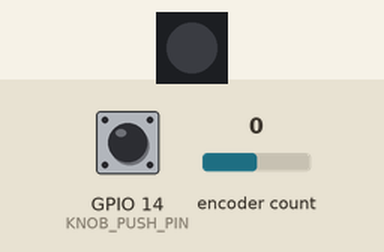
Recording of a program running on a simulated ESP8266 (NodeMCU). Parts: 1 RGB LEDs in strip order, left to right. Inputs (shaded band) come from the test bench; at power-on: encoder count 0, GPIO 14 (KNOB_PUSH_PIN) HIGH. Dim RGB values are drawn brighter than linear; EEPROM starts erased.

Above: at 1.2 s.
1.3 s: encoder count set to 1
At 2.2 s:
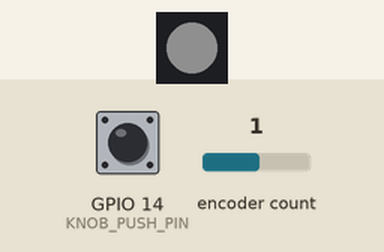
2.8 s: encoder count set to 2
At 3.3 s:
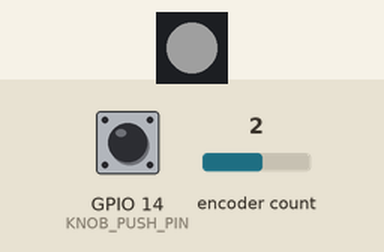
4.3 s: encoder count set to 3
At 5.7 s:
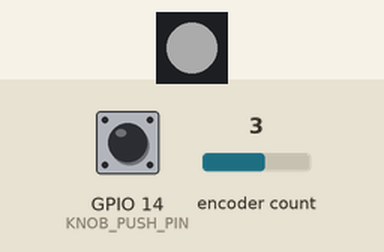
Timing chart, 0 to 7.3 s (numbered marks = the images above; inputs shaded):
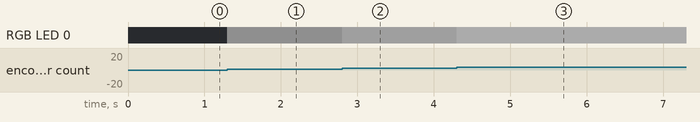

The program:

main.cpp
```cpp
#include <Arduino.h>
#include <ESP8266WiFi.h>
#include <Adafruit_NeoPixel.h>
#include <EEPROM.h>

#define ENCODER_DO_NOT_USE_INTERRUPTS
#include <Encoder.h>

// Settings
#define NUM_LEDS 1
#define KNOB_PUSH_PIN 14
#define ENCODER_PIN_A 4
#define ENCODER_PIN_B 5
#define LED_PIN 0
#define DEBOUNCE_DELAY 50
#define KNOB_MODE_IDLE_TIMEOUT 1000 * 10 // 10 seconds

// Knob modes
#define MODE_SET_H 0
#define MODE_SET_S 1
#define MODE_SET_V 2

Adafruit_NeoPixel strip = Adafruit_NeoPixel(NUM_LEDS, LED_PIN, NEO_GRBW + NEO_KHZ800);

// rotary encoder
Encoder knobLeft(ENCODER_PIN_A, ENCODER_PIN_B);
int32_t oldEncoderValue = 0;
uint8_t knobMode = MODE_SET_V;

// button
int8_t lastButtonState = HIGH;
int8_t buttonState = HIGH;
int lastDebounceTime = 0;

// persistent state
struct PersistentState {
  uint8_t colorH;
  int16_t colorS;
  int16_t colorV;
} persistentState;
int32_t lastEepromCommit = 0;

int32_t idleSince = 0;

int32_t clamp(int32_t v, int32_t lo, int32_t hi) {
  return max(min(v, hi), lo);
}

void updateColor() {
  uint8_t brightness = max((int16_t)0, persistentState.colorV);
  uint32_t color;

  if (persistentState.colorS < 0) {
    color = strip.Color(0, 0, 0, brightness);
  }
  else {
    color = strip.ColorHSV(persistentState.colorH * 256, persistentState.colorS, brightness);
  }

  strip.setPixelColor(0, color);
  strip.show();
}

void setup() {
  // disable wifi
  WiFi.mode(WIFI_OFF);
  WiFi.forceSleepBegin();

  // init EEPROM
  EEPROM.begin(sizeof(PersistentState));
  EEPROM.get(0, persistentState);

  // init led strip
  strip.begin();
  updateColor();

  // setup knob button
  pinMode(KNOB_PUSH_PIN, INPUT_PULLUP);
  digitalWrite(KNOB_PUSH_PIN, HIGH);

  // init serial comm
  Serial.begin(74880);
}

void loop() {
  // button

  int8_t buttonReading = digitalRead(KNOB_PUSH_PIN);
  if (buttonReading != lastButtonState) {
    lastDebounceTime = millis();
  }

  if ((millis() - lastDebounceTime) > DEBOUNCE_DELAY && buttonReading != buttonState) {
    idleSince = millis(); // reset idle timer

    buttonState = buttonReading;
    // button changed
    if (buttonReading == LOW) {
      if (knobMode == MODE_SET_V) {
        knobMode = MODE_SET_H;
      } else if (knobMode == MODE_SET_H) {
        knobMode = MODE_SET_S;
      } else if (knobMode == MODE_SET_S) {
        knobMode = MODE_SET_V;
      }
    }
  }

  lastButtonState = buttonReading;

  // rotary encoder

  int32_t newEncoderValue = knobLeft.read();
  int32_t valueDiff = newEncoderValue - oldEncoderValue;

  if (valueDiff != 0) {
    idleSince = millis(); // reset idle timer

    if (knobMode == MODE_SET_H) {
      persistentState.colorH = (persistentState.colorH + valueDiff) % 256;
    } else if (knobMode == MODE_SET_S) {
      persistentState.colorS = clamp(persistentState.colorS + valueDiff * 2, -8, 255);
    } else if (knobMode == MODE_SET_V) {
      persistentState.colorV = clamp(persistentState.colorV + valueDiff * 4, -8, 255);
    }

    EEPROM.put(0, persistentState);

    updateColor();
    oldEncoderValue = newEncoderValue;
  }

  // commit EEPROM every two seconds

  if (millis() - lastEepromCommit > 2000) {
    EEPROM.commit();
    lastEepromCommit = millis();
  }

  // reset knob mode when idled for a specified time
  if (millis() - idleSince > KNOB_MODE_IDLE_TIMEOUT) {
    knobMode = MODE_SET_V;
  }
}
```

Measured:
- after the input at 1.3 s, RGB LED 0: off → RGB(15, 15, 15) at once
- after the input at 2.8 s, RGB LED 0: RGB(15, 15, 15) → RGB(31, 31, 31) at once
- after the input at 4.3 s, RGB LED 0: RGB(31, 31, 31) → RGB(47, 47, 47) at once
